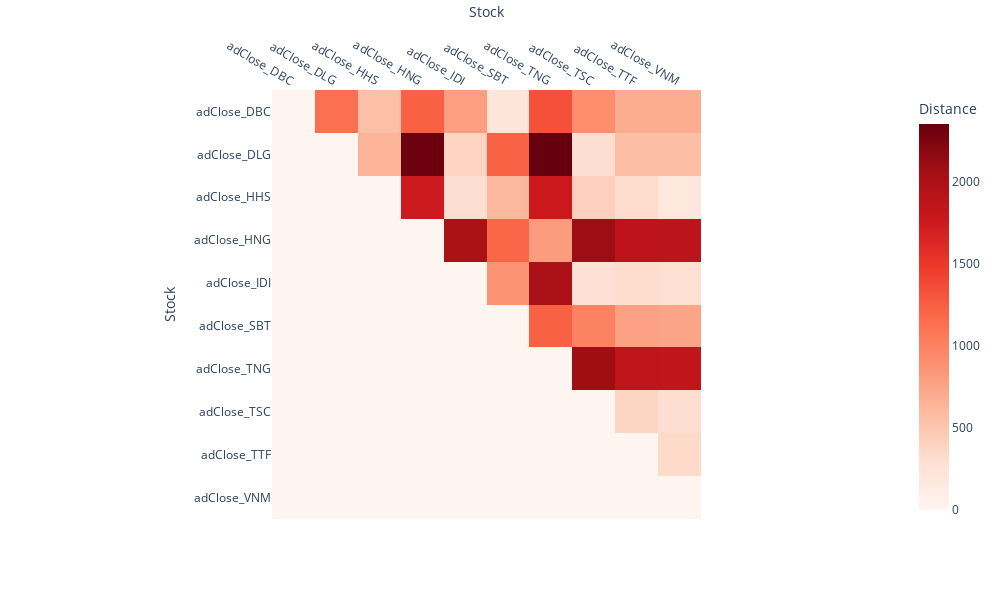

The notebook cell saved with this chart:
### Markdown cell above
## **Gatev Distance Approach Pairs Formation**

### Code cell
gatev_dist.gatev_distance_matrix(df_cum_daily_returns_train)

### Figure 1 — Plotly figure (JSON) as saved in the notebook; plotly's stock layout.template omitted (floating-point values rounded to 4 significant figures)
{"data": [{"coloraxis": "coloraxis", "hovertemplate": "Stock: %{x}<br>Stock: %{y}<br>Distance: %{z}<extra></extra>", "name": "0", "type": "heatmap", "x": ["adClose_DBC", "adClose_DLG", "adClose_HHS", "adClose_HNG", "adClose_IDI", "adClose_SBT", "adClose_TNG", "adClose_TSC", "adClose_TTF", "adClose_VNM"], "xaxis": "x", "y": ["adClose_DBC", "adClose_DLG", "adClose_HHS", "adClose_HNG", "adClose_IDI", "adClose_SBT", "adClose_TNG", "adClose_TSC", "adClose_TTF", "adClose_VNM"], "yaxis": "y", "z": [[0, 1131.0, 552.8, 1232.0, 798.2, 226.2, 1334.0, 914.1, 696, 698.9], [0, 0, 636.9, 2323.0, 387.8, 1229, 2352.0, 307.9, 555.4, 556.5], [0, 0, 0, 1750.0, 308.8, 610.7, 1762.0, 418.3, 325.5, 197.2], [0, 0, 0, 0, 2003.0, 1199, 807.7, 2099.0, 1881.0, 1886.0], [0, 0, 0, 0, 0, 878, 2022.0, 274.5, 315.6, 295.1], [0, 0, 0, 0, 0, 0, 1231.0, 998.4, 777, 751.4], [0, 0, 0, 0, 0, 0, 0, 2080.0, 1872.0, 1853.0], [0, 0, 0, 0, 0, 0, 0, 0, 382.5, 306.1], [0, 0, 0, 0, 0, 0, 0, 0, 0, 344.4], [0, 0, 0, 0, 0, 0, 0, 0, 0, 0]]}], "layout": {"coloraxis": {"colorbar": {"title": {"text": "Distance"}}, "colorscale": [[0, "rgb(255,245,240)"], [0.125, "rgb(254,224,210)"], [0.25, "rgb(252,187,161)"], [0.375, "rgb(252,146,114)"], [0.5, "rgb(251,106,74)"], [0.625, "rgb(239,59,44)"], [0.75, "rgb(203,24,29)"], [0.875, "rgb(165,15,21)"], [1, "rgb(103,0,13)"]]}, "height": 600, "margin": {"t": 60}, "width": 1000, "xaxis": {"anchor": "y", "constrain": "domain", "domain": [0, 1], "scaleanchor": "y", "side": "top", "title": {"text": "Stock"}}, "yaxis": {"anchor": "x", "autorange": "reversed", "constrain": "domain", "domain": [0, 1], "title": {"text": "Stock"}}}}
